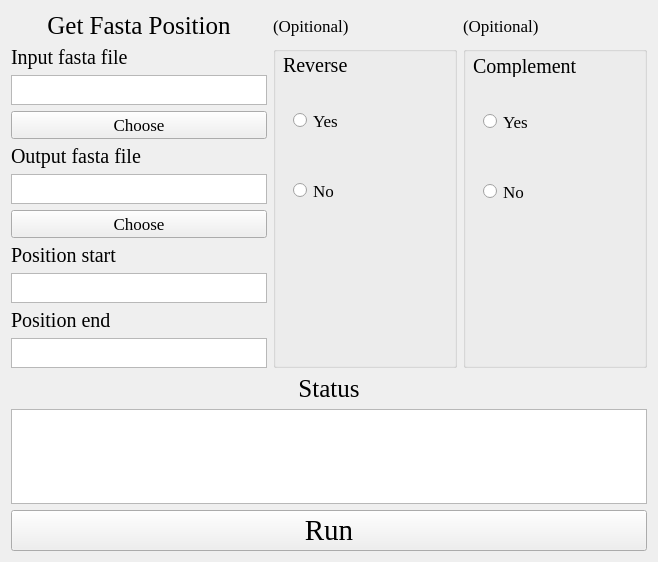
<?xml version="1.0" encoding="UTF-8"?>
<ui version="4.0">
 <class>Form</class>
 <widget class="QWidget" name="Form">
  <property name="geometry">
   <rect>
    <x>0</x>
    <y>0</y>
    <width>658</width>
    <height>562</height>
   </rect>
  </property>
  <property name="sizePolicy">
   <sizepolicy hsizetype="Expanding" vsizetype="Expanding">
    <horstretch>0</horstretch>
    <verstretch>0</verstretch>
   </sizepolicy>
  </property>
  <property name="windowTitle">
   <string>Form</string>
  </property>
  <property name="styleSheet">
   <string notr="true">background-image: url(D:/tools/Pycharm/pyqt/logo/green_back.png);</string>
  </property>
  <layout class="QGridLayout" name="gridLayout_8">
   <item row="0" column="2">
    <layout class="QVBoxLayout" name="verticalLayout_7">
     <item>
      <widget class="QLabel" name="label_8">
       <property name="sizePolicy">
        <sizepolicy hsizetype="Expanding" vsizetype="MinimumExpanding">
         <horstretch>0</horstretch>
         <verstretch>0</verstretch>
        </sizepolicy>
       </property>
       <property name="maximumSize">
        <size>
         <width>16777215</width>
         <height>40</height>
        </size>
       </property>
       <property name="font">
        <font>
         <family>Times New Roman</family>
         <pointsize>13</pointsize>
        </font>
       </property>
       <property name="text">
        <string>(Opitional)</string>
       </property>
      </widget>
     </item>
    </layout>
   </item>
   <item row="1" column="0">
    <layout class="QGridLayout" name="gridLayout_2">
     <item row="4" column="0" colspan="2">
      <widget class="QLabel" name="label_3">
       <property name="sizePolicy">
        <sizepolicy hsizetype="Expanding" vsizetype="Preferred">
         <horstretch>0</horstretch>
         <verstretch>0</verstretch>
        </sizepolicy>
       </property>
       <property name="maximumSize">
        <size>
         <width>16777215</width>
         <height>30</height>
        </size>
       </property>
       <property name="font">
        <font>
         <family>Times New Roman</family>
         <pointsize>15</pointsize>
        </font>
       </property>
       <property name="text">
        <string>Output fasta file</string>
       </property>
       <property name="alignment">
        <set>Qt::AlignLeading|Qt::AlignLeft|Qt::AlignVCenter</set>
       </property>
      </widget>
     </item>
     <item row="1" column="0" colspan="2">
      <widget class="QLabel" name="label_2">
       <property name="sizePolicy">
        <sizepolicy hsizetype="Expanding" vsizetype="Preferred">
         <horstretch>0</horstretch>
         <verstretch>0</verstretch>
        </sizepolicy>
       </property>
       <property name="maximumSize">
        <size>
         <width>16777215</width>
         <height>30</height>
        </size>
       </property>
       <property name="font">
        <font>
         <family>Times New Roman</family>
         <pointsize>15</pointsize>
        </font>
       </property>
       <property name="text">
        <string>Input fasta file</string>
       </property>
       <property name="alignment">
        <set>Qt::AlignLeading|Qt::AlignLeft|Qt::AlignVCenter</set>
       </property>
      </widget>
     </item>
     <item row="7" column="0" colspan="2">
      <widget class="QLabel" name="label_4">
       <property name="sizePolicy">
        <sizepolicy hsizetype="Expanding" vsizetype="Preferred">
         <horstretch>0</horstretch>
         <verstretch>0</verstretch>
        </sizepolicy>
       </property>
       <property name="maximumSize">
        <size>
         <width>16777215</width>
         <height>30</height>
        </size>
       </property>
       <property name="font">
        <font>
         <family>Times New Roman</family>
         <pointsize>15</pointsize>
        </font>
       </property>
       <property name="text">
        <string>Position start</string>
       </property>
       <property name="alignment">
        <set>Qt::AlignLeading|Qt::AlignLeft|Qt::AlignVCenter</set>
       </property>
      </widget>
     </item>
     <item row="3" column="0" colspan="2">
      <widget class="QPushButton" name="pushButton_2">
       <property name="sizePolicy">
        <sizepolicy hsizetype="Preferred" vsizetype="Preferred">
         <horstretch>0</horstretch>
         <verstretch>0</verstretch>
        </sizepolicy>
       </property>
       <property name="font">
        <font>
         <family>Times New Roman</family>
         <pointsize>13</pointsize>
        </font>
       </property>
       <property name="text">
        <string>Choose</string>
       </property>
      </widget>
     </item>
     <item row="2" column="0" colspan="2">
      <widget class="QTextBrowser" name="textBrowser_2">
       <property name="sizePolicy">
        <sizepolicy hsizetype="Expanding" vsizetype="Expanding">
         <horstretch>0</horstretch>
         <verstretch>0</verstretch>
        </sizepolicy>
       </property>
       <property name="maximumSize">
        <size>
         <width>16777215</width>
         <height>30</height>
        </size>
       </property>
       <property name="styleSheet">
        <string notr="true">background-image: url(D:/tools/Pycharm/pyqt/logo/white.png)</string>
       </property>
      </widget>
     </item>
     <item row="6" column="0" colspan="2">
      <widget class="QPushButton" name="pushButton_3">
       <property name="sizePolicy">
        <sizepolicy hsizetype="Preferred" vsizetype="Preferred">
         <horstretch>0</horstretch>
         <verstretch>0</verstretch>
        </sizepolicy>
       </property>
       <property name="font">
        <font>
         <family>Times New Roman</family>
         <pointsize>13</pointsize>
        </font>
       </property>
       <property name="text">
        <string>Choose</string>
       </property>
      </widget>
     </item>
     <item row="5" column="0" colspan="2">
      <widget class="QTextBrowser" name="textBrowser_3">
       <property name="sizePolicy">
        <sizepolicy hsizetype="Expanding" vsizetype="Expanding">
         <horstretch>0</horstretch>
         <verstretch>0</verstretch>
        </sizepolicy>
       </property>
       <property name="maximumSize">
        <size>
         <width>16777215</width>
         <height>30</height>
        </size>
       </property>
       <property name="styleSheet">
        <string notr="true">background-image: url(D:/tools/Pycharm/pyqt/logo/white.png)</string>
       </property>
      </widget>
     </item>
     <item row="8" column="0" colspan="2">
      <widget class="QTextEdit" name="textEdit">
       <property name="sizePolicy">
        <sizepolicy hsizetype="Expanding" vsizetype="Expanding">
         <horstretch>0</horstretch>
         <verstretch>0</verstretch>
        </sizepolicy>
       </property>
       <property name="maximumSize">
        <size>
         <width>16777215</width>
         <height>30</height>
        </size>
       </property>
       <property name="styleSheet">
        <string notr="true">background-image: url(D:/Documents/Desktop/white.png)</string>
       </property>
      </widget>
     </item>
     <item row="10" column="0" colspan="2">
      <widget class="QTextEdit" name="textEdit_2">
       <property name="sizePolicy">
        <sizepolicy hsizetype="Expanding" vsizetype="Expanding">
         <horstretch>0</horstretch>
         <verstretch>0</verstretch>
        </sizepolicy>
       </property>
       <property name="maximumSize">
        <size>
         <width>16777215</width>
         <height>30</height>
        </size>
       </property>
       <property name="styleSheet">
        <string notr="true">background-image: url(D:/Documents/Desktop/white.png)</string>
       </property>
      </widget>
     </item>
     <item row="9" column="0" colspan="2">
      <widget class="QLabel" name="label_5">
       <property name="sizePolicy">
        <sizepolicy hsizetype="Expanding" vsizetype="Preferred">
         <horstretch>0</horstretch>
         <verstretch>0</verstretch>
        </sizepolicy>
       </property>
       <property name="maximumSize">
        <size>
         <width>16777215</width>
         <height>30</height>
        </size>
       </property>
       <property name="font">
        <font>
         <family>Times New Roman</family>
         <pointsize>15</pointsize>
        </font>
       </property>
       <property name="text">
        <string>Position end</string>
       </property>
      </widget>
     </item>
    </layout>
   </item>
   <item row="1" column="2">
    <layout class="QGridLayout" name="gridLayout_5">
     <property name="verticalSpacing">
      <number>0</number>
     </property>
     <item row="0" column="0">
      <widget class="QGroupBox" name="groupBox_2">
       <property name="sizePolicy">
        <sizepolicy hsizetype="Expanding" vsizetype="Expanding">
         <horstretch>0</horstretch>
         <verstretch>0</verstretch>
        </sizepolicy>
       </property>
       <property name="title">
        <string/>
       </property>
       <widget class="QRadioButton" name="radioButton_4">
        <property name="geometry">
         <rect>
          <x>20</x>
          <y>130</y>
          <width>141</width>
          <height>31</height>
         </rect>
        </property>
        <property name="sizePolicy">
         <sizepolicy hsizetype="Expanding" vsizetype="Expanding">
          <horstretch>0</horstretch>
          <verstretch>0</verstretch>
         </sizepolicy>
        </property>
        <property name="font">
         <font>
          <family>Times New Roman</family>
          <pointsize>13</pointsize>
         </font>
        </property>
        <property name="styleSheet">
         <string notr="true"/>
        </property>
        <property name="text">
         <string>No</string>
        </property>
        <property name="autoExclusive">
         <bool>true</bool>
        </property>
       </widget>
       <widget class="QRadioButton" name="radioButton_3">
        <property name="geometry">
         <rect>
          <x>20</x>
          <y>60</y>
          <width>141</width>
          <height>31</height>
         </rect>
        </property>
        <property name="sizePolicy">
         <sizepolicy hsizetype="Expanding" vsizetype="Expanding">
          <horstretch>0</horstretch>
          <verstretch>0</verstretch>
         </sizepolicy>
        </property>
        <property name="font">
         <font>
          <family>Times New Roman</family>
          <pointsize>13</pointsize>
         </font>
        </property>
        <property name="styleSheet">
         <string notr="true"/>
        </property>
        <property name="text">
         <string>Yes</string>
        </property>
        <property name="autoExclusive">
         <bool>true</bool>
        </property>
       </widget>
       <widget class="QLabel" name="label_7">
        <property name="geometry">
         <rect>
          <x>10</x>
          <y>10</y>
          <width>161</width>
          <height>21</height>
         </rect>
        </property>
        <property name="sizePolicy">
         <sizepolicy hsizetype="Expanding" vsizetype="Expanding">
          <horstretch>0</horstretch>
          <verstretch>0</verstretch>
         </sizepolicy>
        </property>
        <property name="font">
         <font>
          <family>Times New Roman</family>
          <pointsize>15</pointsize>
         </font>
        </property>
        <property name="text">
         <string>Complement</string>
        </property>
        <property name="alignment">
         <set>Qt::AlignLeading|Qt::AlignLeft|Qt::AlignVCenter</set>
        </property>
       </widget>
      </widget>
     </item>
    </layout>
   </item>
   <item row="0" column="0">
    <layout class="QGridLayout" name="gridLayout">
     <property name="rightMargin">
      <number>0</number>
     </property>
     <item row="0" column="0">
      <widget class="QLabel" name="label">
       <property name="sizePolicy">
        <sizepolicy hsizetype="Expanding" vsizetype="MinimumExpanding">
         <horstretch>0</horstretch>
         <verstretch>0</verstretch>
        </sizepolicy>
       </property>
       <property name="maximumSize">
        <size>
         <width>16777215</width>
         <height>40</height>
        </size>
       </property>
       <property name="font">
        <font>
         <family>Times New Roman</family>
         <pointsize>19</pointsize>
        </font>
       </property>
       <property name="text">
        <string>Get Fasta Position</string>
       </property>
       <property name="alignment">
        <set>Qt::AlignCenter</set>
       </property>
      </widget>
     </item>
    </layout>
   </item>
   <item row="0" column="1">
    <layout class="QVBoxLayout" name="verticalLayout_5">
     <item>
      <widget class="QLabel" name="label_6">
       <property name="sizePolicy">
        <sizepolicy hsizetype="Expanding" vsizetype="MinimumExpanding">
         <horstretch>0</horstretch>
         <verstretch>0</verstretch>
        </sizepolicy>
       </property>
       <property name="maximumSize">
        <size>
         <width>16777215</width>
         <height>40</height>
        </size>
       </property>
       <property name="font">
        <font>
         <family>Times New Roman</family>
         <pointsize>13</pointsize>
        </font>
       </property>
       <property name="text">
        <string>(Opitional)</string>
       </property>
      </widget>
     </item>
    </layout>
   </item>
   <item row="1" column="1">
    <layout class="QVBoxLayout" name="verticalLayout">
     <item>
      <widget class="QGroupBox" name="groupBox">
       <property name="sizePolicy">
        <sizepolicy hsizetype="Expanding" vsizetype="Expanding">
         <horstretch>0</horstretch>
         <verstretch>0</verstretch>
        </sizepolicy>
       </property>
       <property name="title">
        <string/>
       </property>
       <widget class="QRadioButton" name="radioButton">
        <property name="geometry">
         <rect>
          <x>20</x>
          <y>60</y>
          <width>151</width>
          <height>29</height>
         </rect>
        </property>
        <property name="sizePolicy">
         <sizepolicy hsizetype="Expanding" vsizetype="Expanding">
          <horstretch>0</horstretch>
          <verstretch>0</verstretch>
         </sizepolicy>
        </property>
        <property name="font">
         <font>
          <family>Times New Roman</family>
          <pointsize>13</pointsize>
         </font>
        </property>
        <property name="styleSheet">
         <string notr="true"/>
        </property>
        <property name="text">
         <string>Yes</string>
        </property>
        <property name="autoExclusive">
         <bool>true</bool>
        </property>
       </widget>
       <widget class="QRadioButton" name="radioButton_2">
        <property name="geometry">
         <rect>
          <x>20</x>
          <y>130</y>
          <width>151</width>
          <height>29</height>
         </rect>
        </property>
        <property name="sizePolicy">
         <sizepolicy hsizetype="Expanding" vsizetype="Expanding">
          <horstretch>0</horstretch>
          <verstretch>0</verstretch>
         </sizepolicy>
        </property>
        <property name="font">
         <font>
          <family>Times New Roman</family>
          <pointsize>13</pointsize>
         </font>
        </property>
        <property name="styleSheet">
         <string notr="true"/>
        </property>
        <property name="text">
         <string>No</string>
        </property>
        <property name="autoExclusive">
         <bool>true</bool>
        </property>
       </widget>
       <widget class="QLabel" name="label_9">
        <property name="geometry">
         <rect>
          <x>10</x>
          <y>9</y>
          <width>161</width>
          <height>21</height>
         </rect>
        </property>
        <property name="sizePolicy">
         <sizepolicy hsizetype="Expanding" vsizetype="Expanding">
          <horstretch>0</horstretch>
          <verstretch>0</verstretch>
         </sizepolicy>
        </property>
        <property name="maximumSize">
         <size>
          <width>16777215</width>
          <height>30</height>
         </size>
        </property>
        <property name="font">
         <font>
          <family>Times New Roman</family>
          <pointsize>15</pointsize>
         </font>
        </property>
        <property name="text">
         <string>Reverse</string>
        </property>
        <property name="alignment">
         <set>Qt::AlignLeading|Qt::AlignLeft|Qt::AlignVCenter</set>
        </property>
       </widget>
      </widget>
     </item>
    </layout>
   </item>
   <item row="2" column="0" rowspan="2" colspan="3">
    <layout class="QGridLayout" name="gridLayout_7">
     <item row="0" column="0">
      <widget class="QLabel" name="label_10">
       <property name="sizePolicy">
        <sizepolicy hsizetype="Expanding" vsizetype="Preferred">
         <horstretch>0</horstretch>
         <verstretch>0</verstretch>
        </sizepolicy>
       </property>
       <property name="maximumSize">
        <size>
         <width>16777215</width>
         <height>40</height>
        </size>
       </property>
       <property name="font">
        <font>
         <family>Times New Roman</family>
         <pointsize>19</pointsize>
        </font>
       </property>
       <property name="text">
        <string>Status</string>
       </property>
       <property name="alignment">
        <set>Qt::AlignCenter</set>
       </property>
      </widget>
     </item>
     <item row="2" column="0">
      <widget class="QTextBrowser" name="textBrowser">
       <property name="sizePolicy">
        <sizepolicy hsizetype="Expanding" vsizetype="Expanding">
         <horstretch>0</horstretch>
         <verstretch>0</verstretch>
        </sizepolicy>
       </property>
       <property name="maximumSize">
        <size>
         <width>16777215</width>
         <height>200</height>
        </size>
       </property>
       <property name="styleSheet">
        <string notr="true">background-image: url(D:/tools/Pycharm/pyqt/logo/white.png)</string>
       </property>
      </widget>
     </item>
     <item row="3" column="0">
      <layout class="QGridLayout" name="gridLayout_6">
       <item row="0" column="0">
        <widget class="QPushButton" name="pushButton">
         <property name="sizePolicy">
          <sizepolicy hsizetype="Preferred" vsizetype="Preferred">
           <horstretch>0</horstretch>
           <verstretch>0</verstretch>
          </sizepolicy>
         </property>
         <property name="font">
          <font>
           <family>Times New Roman</family>
           <pointsize>22</pointsize>
          </font>
         </property>
         <property name="styleSheet">
          <string notr="true">background-image: url(D:/Documents/Desktop/white.png)</string>
         </property>
         <property name="text">
          <string>Run</string>
         </property>
        </widget>
       </item>
      </layout>
     </item>
    </layout>
   </item>
  </layout>
 </widget>
 <resources/>
 <connections/>
</ui>
